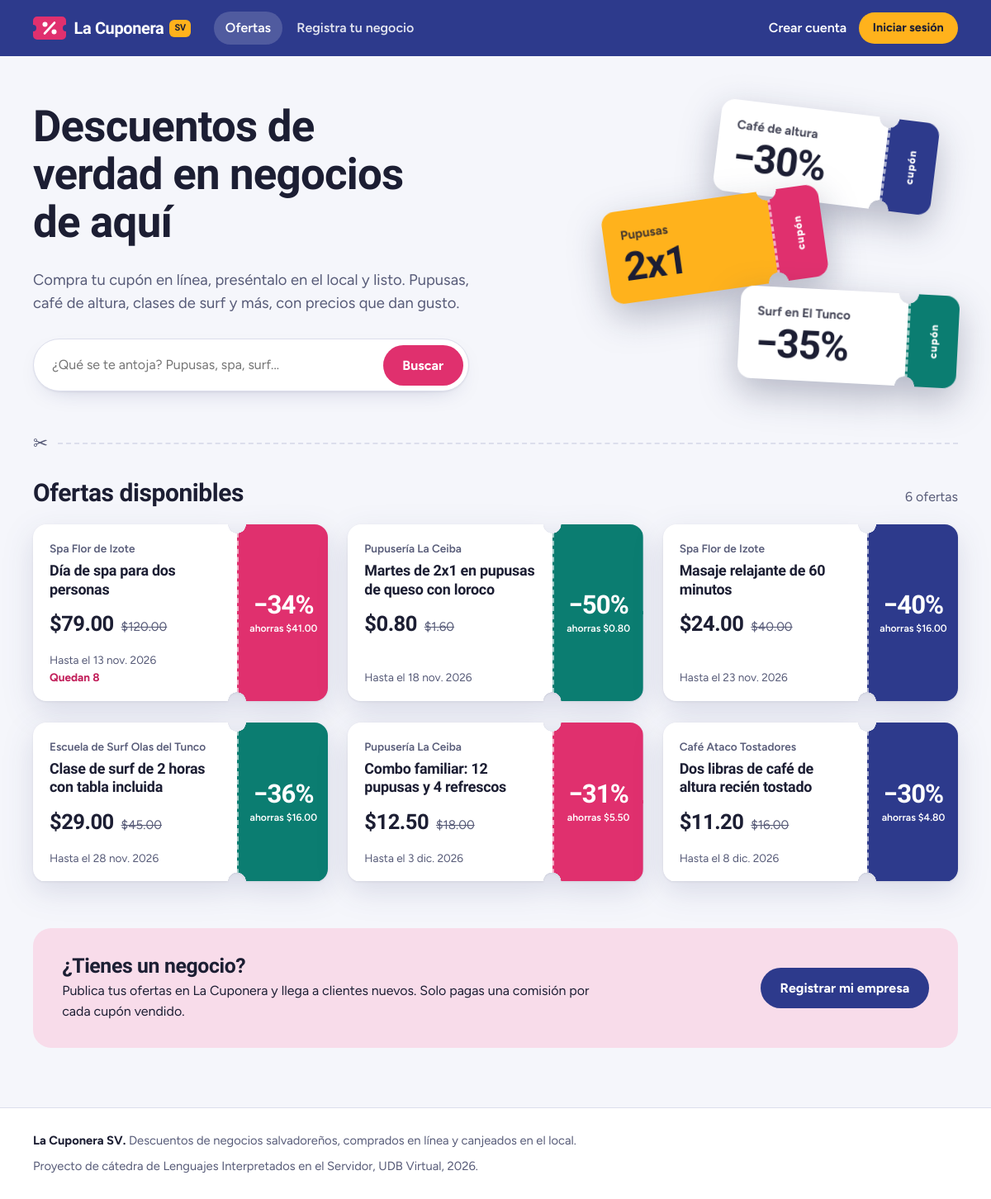
The page / on the database its author committed.
### tables this page shows
CREATE TABLE ofertas (
    id                 INT UNSIGNED  NOT NULL AUTO_INCREMENT,
    empresa_id         INT UNSIGNED  NOT NULL,
    titulo             VARCHAR(150)  NOT NULL,
    precio_regular     DECIMAL(10,2) NOT NULL,
    precio_oferta      DECIMAL(10,2) NOT NULL,
    fecha_inicio       DATE          NOT NULL,
    fecha_fin          DATE          NOT NULL,
    fecha_limite_canje DATE          NOT NULL,
    cantidad_cupones   INT UNSIGNED  NULL COMMENT 'NULL = sin límite',
    descripcion        TEXT          NOT NULL,
    estado             ENUM('disponible', 'no disponible') NOT NULL DEFAULT 'disponible',
    creado_en          DATETIME      NOT NULL DEFAULT CURRENT_TIMESTAMP,
    actualizado_en     DATETIME      NULL ON UPDATE CURRENT_TIMESTAMP,
    PRIMARY KEY (id),
    KEY idx_oferta_empresa (empresa_id),
    KEY idx_oferta_vigencia (estado, fecha_inicio, fecha_fin),
    CONSTRAINT fk_oferta_empresa FOREIGN KEY (empresa_id)
        REFERENCES empresas (id) ON DELETE CASCADE,
    CONSTRAINT chk_oferta_precios CHECK (precio_oferta > 0 AND precio_oferta < precio_regular),
    CONSTRAINT chk_oferta_fechas CHECK (fecha_fin >= fecha_inicio AND fecha_limite_canje >= fecha_fin)
);

### app/core/helpers.php (called while the page is built, shortened)
<?php
function ruta_base(): string
{
    $carpeta = str_replace('\\', '/', dirname($_SERVER['SCRIPT_NAME'] ?? '/index.php'));
    return rtrim($carpeta, '/');
}
function url(string $ruta = '/'): string
{
    $ruta = '/' . ltrim($ruta, '/');
    if (URL_AMIGABLES) {
        return ruta_base() . $ruta;
    }
    [$camino, $consulta] = array_pad(explode('?', $ruta, 2), 2, '');
    $enlace = ruta_base() . '/index.php?r=' . ltrim($camino, '/');
    return $consulta === '' ? $enlace : $enlace . '&' . $consulta;
}
function vista(string $__vista, array $__datos = []): void
{
    extract($__datos, EXTR_SKIP);
    require RAIZ . '/app/views/' . $__vista . '.php';
}
function e($texto): string
{
    return htmlspecialchars((string) $texto, ENT_QUOTES, 'UTF-8');
}
function dinero($monto): string
{
    return '$' . number_format((float) $monto, 2);
}
function porcentaje_descuento($regular, $oferta): int
{
    $regular = (float) $regular;
    return $regular > 0 ? (int) round((1 - (float) $oferta / $regular) * 100) : 0;
}
function fecha_corta(?string $fecha): string
{
    $meses = ['ene.', 'feb.', 'mar.', 'abr.', 'may.', 'jun.', 'jul.', 'ago.', 'sept.', 'oct.', 'nov.', 'dic.'];
    $momento = strtotime($fecha);
    return date('j', $momento) . ' ' . $meses[date('n', $momento) - 1] . ' ' . date('Y', $momento);
}

### app/controllers/InicioController.php (called while the page is built, shortened)
<?php
class InicioController extends Controller
{
    public function inicio(): void
    {
        $busqueda = mb_substr(trim((string) ($_GET['q'] ?? '')), 0, 80);
        vista('inicio/catalogo', [
            'titulo' => 'Cupones de descuento en El Salvador',
            'ofertas' => (new Oferta())->disponibles($busqueda),
            'busqueda' => $busqueda,
        ]);
    }
}

### index.php (called while the page is built, shortened)
<?php
require RAIZ . '/app/core/helpers.php';
spl_autoload_register(function ($clase) {
    foreach (['core', 'controllers', 'models'] as $carpeta) {
        $archivo = RAIZ . "/app/$carpeta/$clase.php";
        if (is_file($archivo)) {
            return;
        }
    }
});
$router = new Router();
$router->despachar($_SERVER['REQUEST_METHOD'] ?? 'GET', ruta_actual());

### app/models/Modelo.php (called while the page is built, shortened)
<?php
abstract class Modelo
{
    protected PDO $db;
    public function __construct()
    {
        $this->db = Database::conexion();
    }
    protected function filas(string $sql, array $parametros = []): array
    {
        $consulta = $this->db->prepare($sql);
        $consulta->execute($parametros);
        return $consulta->fetchAll();
    }
}

### app/core/Database.php (called while the page is built)
<?php
class Database
{
    private static ?PDO $conexion = null;
    public static function conexion(): PDO
    {
        if (self::$conexion === null) {
            $dsn = sprintf('mysql:host=%s;port=%d;dbname=%s;charset=utf8mb4', DB_HOST, DB_PUERTO, DB_NOMBRE);
            self::$conexion = new PDO($dsn, DB_USUARIO, DB_CLAVE, [
                PDO::ATTR_ERRMODE => PDO::ERRMODE_EXCEPTION,
                PDO::ATTR_DEFAULT_FETCH_MODE => PDO::FETCH_ASSOC,
                PDO::ATTR_EMULATE_PREPARES => false,
            ]);
            self::$conexion->exec("SET time_zone = '-06:00'");
        }
        return self::$conexion;
    }
}

### app/models/Oferta.php (called while the page is built, shortened)
<?php
class Oferta extends Modelo
{
    public function disponibles(string $busqueda = ''): array
    {
        $sql = 'SELECT o.*, e.nombre AS empresa, ' . self::VENDIDOS . ' AS vendidos
                FROM ofertas o
                JOIN empresas e ON e.id = o.empresa_id
                WHERE ' . self::VISIBLE;
        $parametros = [];
        $sql = "SELECT * FROM ($sql) AS t
                WHERE t.cantidad_cupones IS NULL OR t.vendidos < t.cantidad_cupones
                ORDER BY t.fecha_fin ASC, t.id DESC";
        return $this->filas($sql, $parametros);
    }
    public static function restantes(array $oferta): ?int
    {
        if ($oferta['cantidad_cupones'] === null) {
            return null;
        }
        return max(0, (int) $oferta['cantidad_cupones'] - (int) $oferta['vendidos']);
    }
}

### app/core/Auth.php (called while the page is built, shortened)
<?php
class Auth
{
    public static function usuario(): ?array
    {
        return $_SESSION['usuario'] ?? null;
    }
}

### app/views/partials/cupon.php (the view)
<?php
$coloresCupon = ['anil', 'pitahaya', 'torogoz', 'mango'];
$colorCupon = $coloresCupon[(int) $oferta['id'] % count($coloresCupon)];
$restantesCupon = Oferta::restantes($oferta);
?>
<article class="cupon cupon--<?= $colorCupon ?>">
    <a class="cupon__enlace" href="<?= url('/oferta/' . (int) $oferta['id']) ?>">
        <div class="cupon__cuerpo">
            <p class="cupon__empresa"><?= e($oferta['empresa']) ?></p>
            <h3 class="cupon__titulo"><?= e($oferta['titulo']) ?></h3>
            <p class="cupon__precios">
                <span class="cupon__precio"><?= dinero($oferta['precio_oferta']) ?></span>
                <s class="cupon__antes"><span class="sr-only">Precio regular </span><?= dinero($oferta['precio_regular']) ?></s>
            </p>
            <p class="cupon__detalle">
                Hasta el <?= fecha_corta($oferta['fecha_fin']) ?>
                <?php if ($restantesCupon !== null && $restantesCupon <= 15): ?>
                    <br><span class="cupon__quedan">Quedan <?= $restantesCupon ?></span>
                <?php endif; ?>
            </p>
        </div>
        <div class="cupon__talon">
            <span class="cupon__porcentaje">−<?= porcentaje_descuento($oferta['precio_regular'], $oferta['precio_oferta']) ?>%</span>
            <span class="cupon__ahorro">ahorras <?= dinero($oferta['precio_regular'] - $oferta['precio_oferta']) ?></span>
        </div>
    </a>
</article>

### app/views/inicio/catalogo.php (shortened to what this page needs)
<section class="portada">
    <div class="contenedor portada__interior">
        <div class="portada__texto">
            <h1>Descuentos de verdad en negocios de aquí</h1>
            <p class="portada__bajada">
                Compra tu cupón en línea, preséntalo en el local y listo. Pupusas, café de altura,
                clases de surf y más, con precios que dan gusto.
            </p>
            <form class="buscador" method="get" action="<?= url('/') ?>" role="search">
                <input type="search" id="q" name="q" value="<?= e($busqueda) ?>" placeholder="¿Qué se te antoja? Pupusas, spa, surf...">
                <button class="boton boton--primario" type="submit">Buscar</button>
            </form>
        </div>
        <div class="portada__boletos" aria-hidden="true">
            <div class="boleto boleto--uno boleto--anil">
                <div class="boleto__forma">
                    <div class="boleto__cuerpo"><span>Café de altura</span><strong>−30%</strong></div>
                    <div class="boleto__talon"><span>cupón</span></div>
                </div>
            </div>
            <div class="boleto boleto--dos boleto--mango">
                <div class="boleto__forma">
                    <div class="boleto__cuerpo"><span>Pupusas</span><strong>2x1</strong></div>
                    <div class="boleto__talon"><span>cupón</span></div>
                </div>
            </div>
            <div class="boleto boleto--tres boleto--torogoz">
                <div class="boleto__forma">
                    <div class="boleto__cuerpo"><span>Surf en El Tunco</span><strong>−35%</strong></div>
                    <div class="boleto__talon"><span>cupón</span></div>
                </div>
            </div>
        </div>
    </div>
</section>
<div class="contenedor">
    <div class="corte" aria-hidden="true"><span>&#9986;</span></div>
    <div class="encabezado-seccion">
        <h2><?= $busqueda !== '' ? 'Resultados para «' . e($busqueda) . '»' : 'Ofertas disponibles' ?></h2>
        <p>
            <?= count($ofertas) === 1 ? '1 oferta' : count($ofertas) . ' ofertas' ?><?php if ($busqueda !== ''): ?>,
                <a href="<?= url('/') ?>">ver todas</a>
            <?php endif; ?>
        </p>
    </div>
    <?php if ($ofertas): ?>
        <div class="rejilla-cupones">
            <?php foreach ($ofertas as $oferta): ?>
                <?php require RAIZ . '/app/views/partials/cupon.php'; ?>
            <?php endforeach; ?>
        </div>
    <?php endif; ?>
    <?php if (!Auth::usuario()): ?>
        <section class="banda-negocios">
            <div>
                <h2>¿Tienes un negocio?</h2>
                <p>Publica tus ofertas en La Cuponera y llega a clientes nuevos. Solo pagas una comisión por cada cupón vendido.</p>
            </div>
            <a class="boton boton--anil" href="<?= url('/registro/empresa') ?>">Registrar mi empresa</a>
        </section>
    <?php endif; ?>
</div>

### app/core/Router.php (shortened to what this page needs)
<?php
class Router
{
    private array $rutas = [];
    private function agregar(string $metodo, string $patron, string $accion): void
    {
        $expresion = '#^' . preg_replace('#\{[a-z_]+\}#', '(\d+)', $patron) . '$#';
        $this->rutas[] = ['metodo' => $metodo, 'expresion' => $expresion, 'accion' => $accion];
    }
    public function despachar(string $metodo, string $ruta): void
    {
        foreach ($this->rutas as $r) {
            if ($r['metodo'] === $metodo && preg_match($r['expresion'], $ruta, $partes)) {
                array_shift($partes);
                [$clase, $funcion] = explode('@', $r['accion']);
                (new $clase())->$funcion(...$partes);
                return;
            }
        }
    }
}

### rows shown on the page
ofertas: empresa "Spa Flor de Izote", titulo "Día de spa para dos personas", precio_oferta "$79.00", precio_regular "$120.00", fecha_fin "13 nov. 2026", restantesCupon "8", precio_regular+precio_oferta "34", dinero($oferta['precio_regular'] - $oferta['precio_oferta']) "$41.00"
ofertas: empresa "Pupusería La Ceiba", titulo "Martes de 2x1 en pupusas de queso con loroco", precio_oferta "$0.80", precio_regular "$1.60", fecha_fin "18 nov. 2026", precio_regular+precio_oferta "50", dinero($oferta['precio_regular'] - $oferta['precio_oferta']) "$0.80"
ofertas: empresa "Spa Flor de Izote", titulo "Masaje relajante de 60 minutos", precio_oferta "$24.00", precio_regular "$40.00", fecha_fin "23 nov. 2026", precio_regular+precio_oferta "40", dinero($oferta['precio_regular'] - $oferta['precio_oferta']) "$16.00"
ofertas: empresa "Escuela de Surf Olas del Tunco", titulo "Clase de surf de 2 horas con tabla incluida", precio_oferta "$29.00", precio_regular "$45.00", fecha_fin "28 nov. 2026", precio_regular+precio_oferta "36", dinero($oferta['precio_regular'] - $oferta['precio_oferta']) "$16.00"
ofertas: empresa "Pupusería La Ceiba", titulo "Combo familiar: 12 pupusas y 4 refrescos", precio_oferta "$12.50", precio_regular "$18.00", fecha_fin "3 dic. 2026", precio_regular+precio_oferta "31", dinero($oferta['precio_regular'] - $oferta['precio_oferta']) "$5.50"
ofertas: empresa "Café Ataco Tostadores", titulo "Dos libras de café de altura recién tostado", precio_oferta "$11.20", precio_regular "$16.00", fecha_fin "8 dic. 2026", precio_regular+precio_oferta "30", dinero($oferta['precio_regular'] - $oferta['precio_oferta']) "$4.80"
